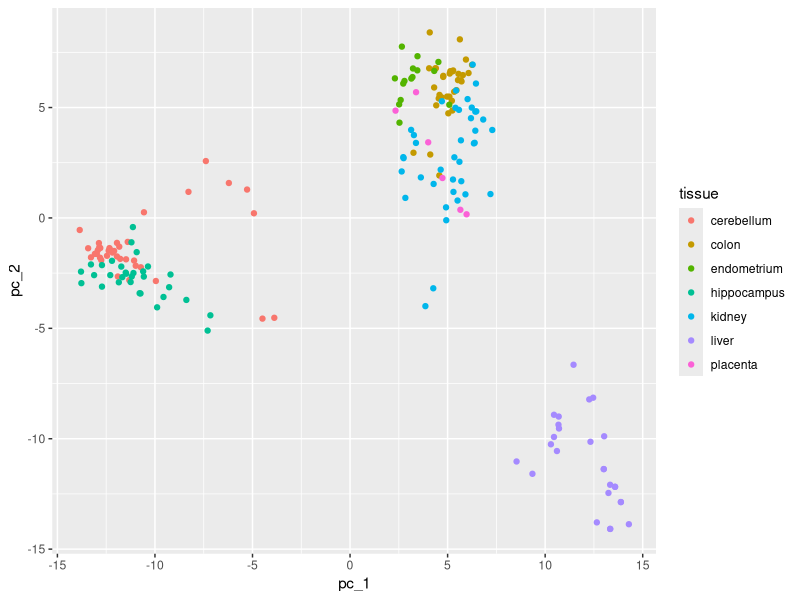

Recreate this plot in R. (Note: this script raises an error after producing the figure.)
library(dslabs)
library(tidyverse)
data("tissue_gene_expression")
dim(tissue_gene_expression$x)

#Q1
#We want to explore the tissue_gene_expression predictors by plotting them.
#We want to get an idea of which observations are close to each other, but, as
#you can see from the dimensions, the predictors are 500-dimensional, making
#plotting difficult. Plot the first two principal components with color
#representing tissue type.
#Which tissue is in a cluster by itself?

pc <- prcomp(tissue_gene_expression$x)
data.frame(pc_1 = pc$x[,1], pc_2 = pc$x[,2], 
           tissue = tissue_gene_expression$y) %>%
  ggplot(aes(pc_1, pc_2, color = tissue)) +
  geom_point()
--------------------------------------------------------------------------------
#Q2
#The predictors for each observation are measured using the same device and
#experimental procedure. This introduces biases that can affect all the predictors
#from one observation. For each observation, compute the average across all predictors,
#and then plot this against the first PC with color representing tissue. Report the correlation.
#What is the correlation?

avgs <- rowMeans(tissue_gene_expression$x)
data.frame(pc_1 = pc$x[,1], avg = avgs, 
           tissue = tissue_gene_expression$y) %>%
  ggplot(aes(avgs, pc_1, color = tissue)) +
  geom_point()
cor(avgs, pc$x[,1])
--------------------------------------------------------------------------------
#Q3
#We see an association with the first PC and the observation averages.
#Redo the PCA but only after removing the center. Part of the code is provided for you.
  
x <- with(tissue_gene_expression, sweep(x, 1, rowMeans(x)))
pc <- prcomp(x)
data.frame(pc_1 = pc$x[,1], pc_2 = pc$x[,2], 
           tissue = tissue_gene_expression$y) %>%
  ggplot(aes(pc_1, pc_2, color = tissue)) +
  geom_point()
--------------------------------------------------------------------------------
#Q4
#For the first 10 PCs, make a boxplot showing the values for each tissue.
#For the 7th PC, which two tissues have the greatest median difference?
  for(i in 1:10){
    boxplot(pc$x[,i] ~ tissue_gene_expression$y, main = paste("PC", i))
  }
--------------------------------------------------------------------------------
#Q5
#Plot the percent variance explained by PC number. Hint: use the summary function.
#How many PCs are required to reach a cumulative percent variance explained greater than 50%?
  
  imp_df <- data.frame(summary(pc)$imp)
imp_df <- imp_df[2,] %>% 
  gather(key = pc, value = imp)
imp_df <- imp_df %>% 
  mutate(pc_index = as.integer(str_remove(imp_df$pc, "PC")))
imp_df$pc <- factor(imp_df$pc, 
                    levels = imp_df$pc[order(imp_df$pc_index)])
imp_df <- imp_df %>% mutate(cum_sum = cumsum(imp))

# Then he used ggplot(), with the PCs on the x and the cumulative sum on the y.

imp_df %>% filter(pc_index < 20) %>% arrange(pc_index, cum_sum) %>%
  ggplot(aes(x = pc, y = cum_sum, fill=pc)) +
  geom_col() + scale_y_continuous(breaks = seq(0,1,0.1)) + theme_grey()


plot(summary(pc)$importance[3,])
